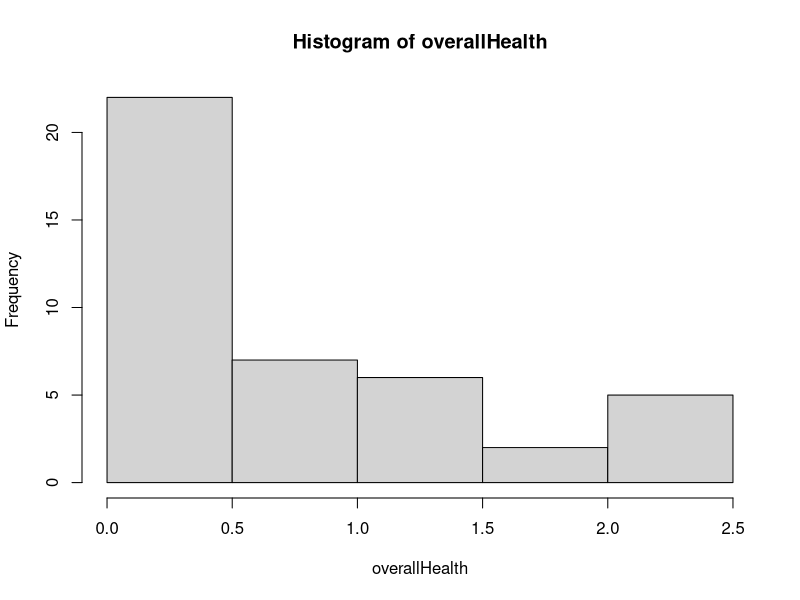

Here is the R script that generated this plot: (Note: this script raises an error after producing the figure.)
options(digits=10)
library(jsonlite)
library(RColorBrewer)
#--------------------------------------------------------------------------------
toMarkerAndInfoWindow <- function(row)
{
   s0 <- "marker = new google.maps.Marker({"
   s1 <- sprintf("      position: {lat: %10.6f, lng: %10.6f}, ", row$lat, row$lon)
   s2 <- sprintf("      map, title: '%s',", row$id)
   s3 <- sprintf("      icon: %s", "defaultTreeMarker")
   s4 <- "      })"
   s <- sprintf("   %s\n%s\n%s\n%s\n%s", s0, s1, s2, s3, s4)

   iw0 <- "infoWindow = new google.maps.InfoWindow({"
   iw1 <- sprintf("       content: '%s'", row$id)
   iw2 <- "         })"
   iw <- sprintf("   %s\n%s\n%s", iw0, iw1, iw2)

   return(sprintf("%s\n%s", s, iw))

} # toMarker
#--------------------------------------------------------------------------------
tbl <- read.table("trees.csv", sep=",", header=TRUE, as.is=TRUE, nrow=-1)
healthSums <- apply(tbl[, c("h1", "h2", "h3")], 1, sum, na.rm=TRUE)
goodValues <- apply(tbl[, c("h1", "h2", "h3")], 1, function(row) length(which(!is.na(row))))
overallHealth <- round(healthSums/goodValues, digits=2)
hist(overallHealth)
tbl$h <- overallHealth
preferredColumnOrder <- c("id","lat","lon","dbh","h1","h2","h3","h","aspect","slope","date","comments","observer")
tbl <- tbl[, preferredColumnOrder]
print(dim(tbl))
jsonText = toJSON(tbl, na="string", digits=6)
writeLines(jsonText, con="hemlocks.json")
printf("wrote %d lines to hemlock.json", nrow(tbl))
#for(i in 1:5)  # nrow(tbl))
#    writeLines(toMarkerAndInfoWindow(tbl[i,]))
